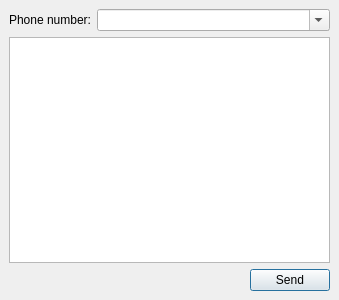
<ui version="4.0" >
 <author></author>
 <comment></comment>
 <exportmacro></exportmacro>
 <class>SmsWindow</class>
 <widget class="QDialog" name="SmsWindow" >
  <property name="geometry" >
   <rect>
    <x>0</x>
    <y>0</y>
    <width>339</width>
    <height>300</height>
   </rect>
  </property>
  <property name="windowTitle" >
   <string>WengoPhone - SMS</string>
  </property>
  <layout class="QGridLayout" >
   <property name="margin" >
    <number>9</number>
   </property>
   <property name="spacing" >
    <number>6</number>
   </property>
   <item row="2" column="0" colspan="2" >
    <layout class="QHBoxLayout" >
     <property name="margin" >
      <number>0</number>
     </property>
     <property name="spacing" >
      <number>6</number>
     </property>
     <item>
      <spacer>
       <property name="orientation" >
        <enum>Qt::Horizontal</enum>
       </property>
       <property name="sizeHint" >
        <size>
         <width>251</width>
         <height>20</height>
        </size>
       </property>
      </spacer>
     </item>
     <item>
      <widget class="QPushButton" name="sendButton" >
       <property name="text" >
        <string>Send</string>
       </property>
       <property name="icon" >
        <iconset resource="..\wengophone.qrc" >:/pics/sms_send.png</iconset>
       </property>
      </widget>
     </item>
    </layout>
   </item>
   <item row="1" column="0" colspan="2" >
    <widget class="QTextEdit" name="smsText" >
     <property name="acceptRichText" >
      <bool>false</bool>
     </property>
    </widget>
   </item>
   <item row="0" column="0" >
    <widget class="QLabel" name="phoneNumberLabel" >
     <property name="text" >
      <string>Phone number:</string>
     </property>
    </widget>
   </item>
   <item row="0" column="1" >
    <widget class="QComboBox" name="phoneComboBox" >
     <property name="sizePolicy" >
      <sizepolicy>
       <hsizetype>7</hsizetype>
       <vsizetype>0</vsizetype>
       <horstretch>0</horstretch>
       <verstretch>0</verstretch>
      </sizepolicy>
     </property>
     <property name="editable" >
      <bool>true</bool>
     </property>
    </widget>
   </item>
  </layout>
 </widget>
 <pixmapfunction></pixmapfunction>
 <resources>
  <include location="../wengophone.qrc" />
 </resources>
 <connections/>
</ui>
